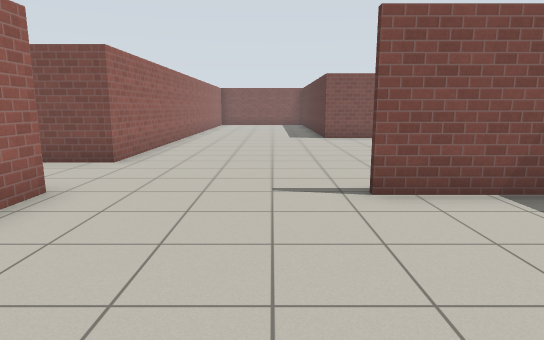
View 1 (above)

19 first-person views from a walk through a world built for the Gazebo simulator. The camera is 1.2 m above the floor, tilts 10° down and sees 75° across. The floor is counted in squares, 1 m on a side. Each view is taken from the middle of a square. On the plan, view 1 faces up. The plan holds only what a view shows up to about 14 squares ahead; the rest is blank. Gazebo's built-in surfaces are drawn with simple patterns.

View 2
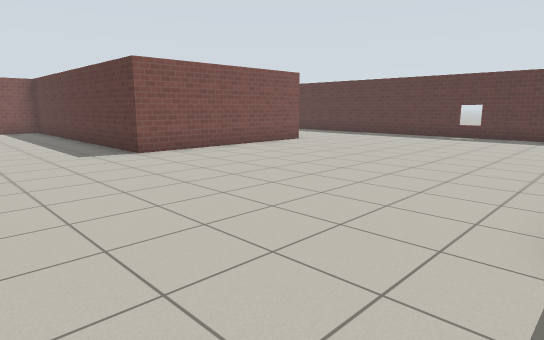

View 3
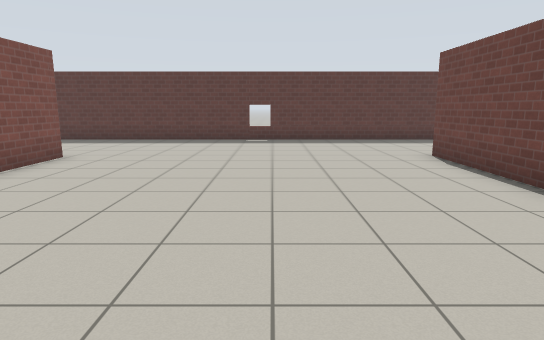

View 4
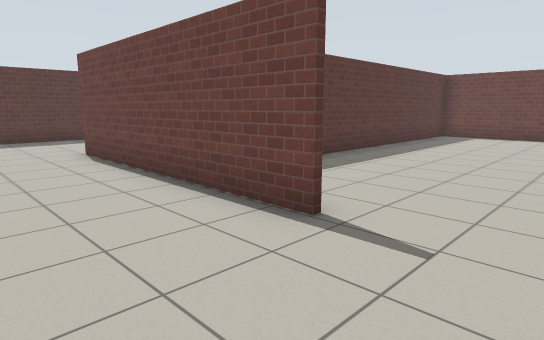

View 5
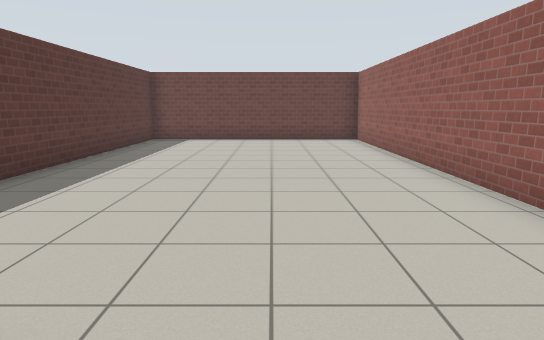

View 6
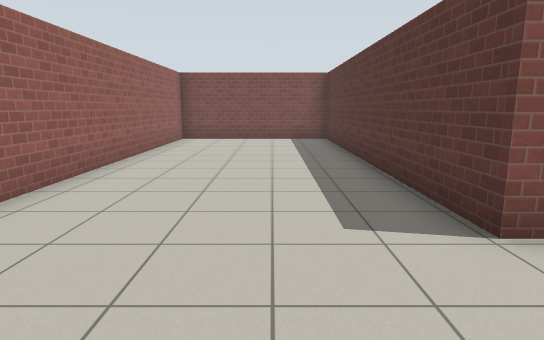

View 7
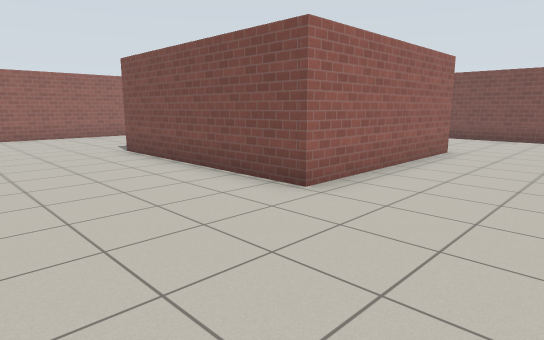

View 8
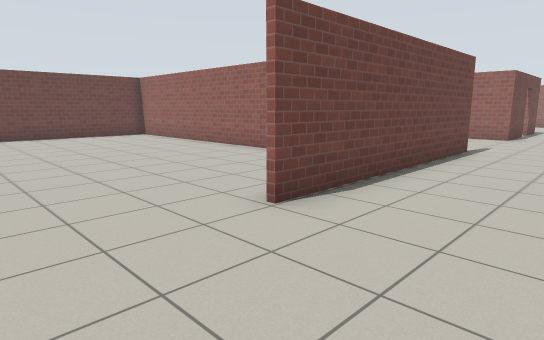

View 9
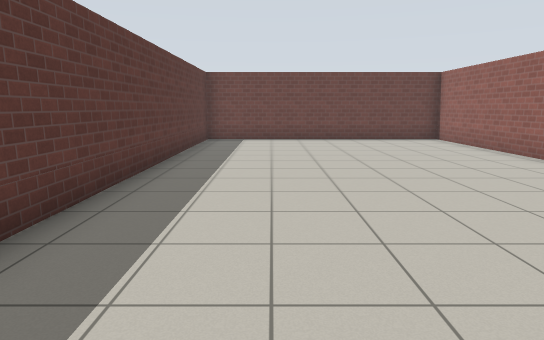

View 10
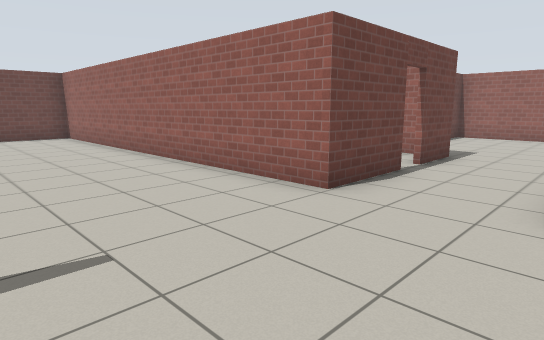

View 11
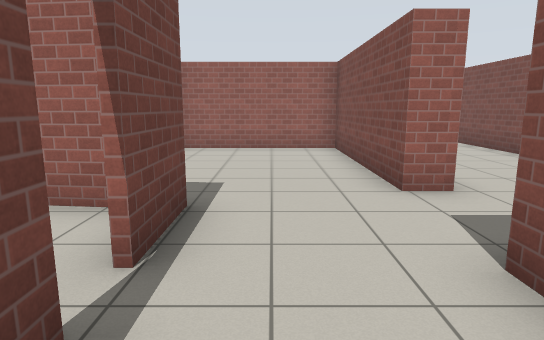

View 12
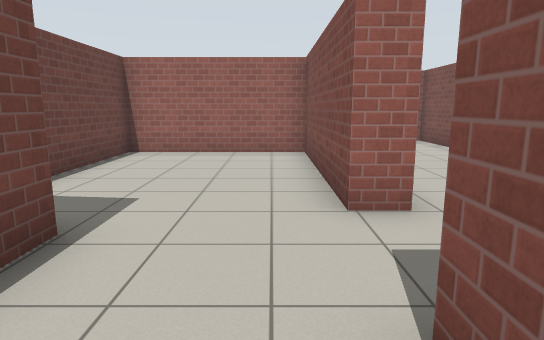

View 13
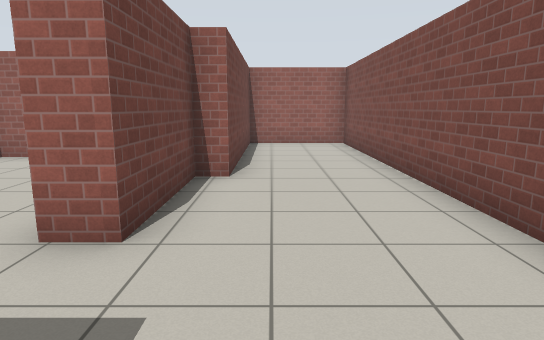

View 14
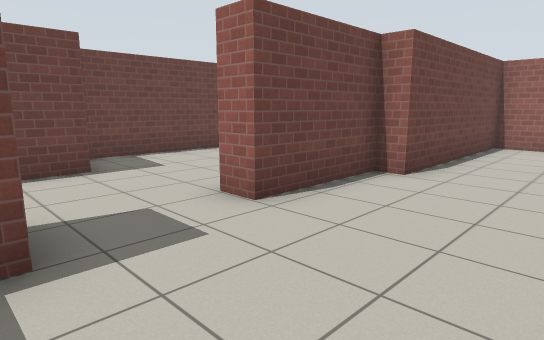

View 15
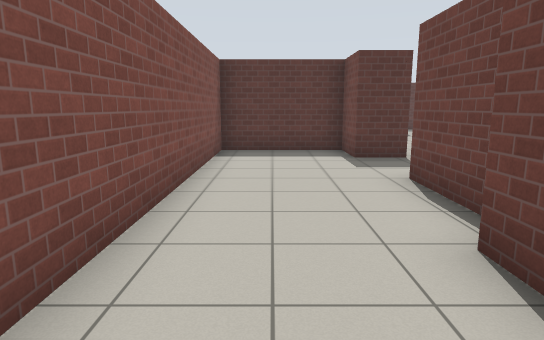

View 16
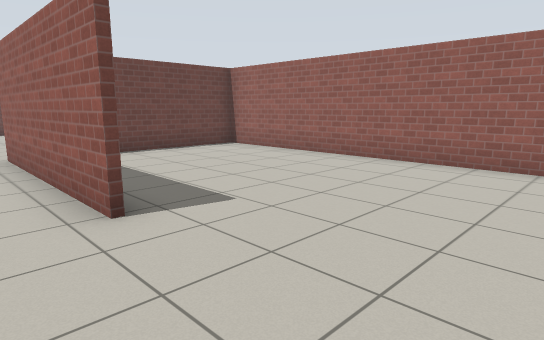

View 17
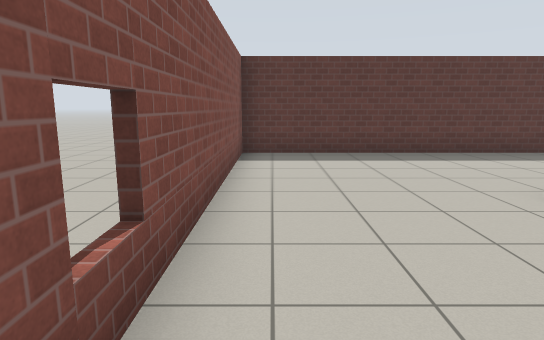

View 18
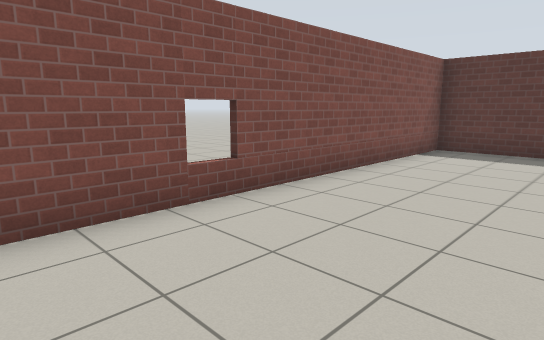

View 19
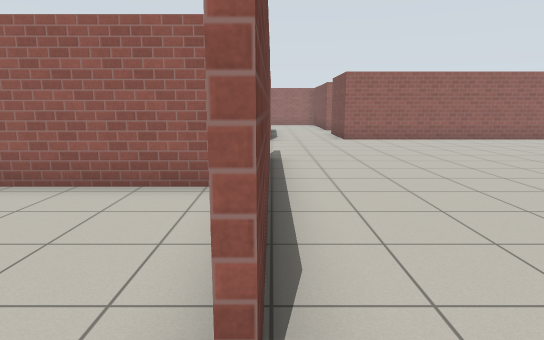

### Floor plan
Ten units are one square. View 1 is at (0, 0); x grows to the right and y downward. Boxes are objects, and circles mark ways between rooms. Rooms are numbered by the first view taken in them; rooms with no view inside come last. Other rooms are left out.
<svg viewBox="-186 -253 326 336">
<path fill="none" stroke="#000" d="M39 -48 14 -48M47 -41 47 78M14 -49 90 -49M-32 -49 -32 77 135 77 135 -248 34 -248M86 -203 86 -141 21 -141 21 -248 -35 -248 -35 -77M23 -231 23 -143 62 -143M45 78 45 -6M-83 -49 -65 -49M-56 -49 -32 -49M-35 -77 -65 -77 -65 -90 -49 -90 -49 -124 -181 -124 -181 -92 -121 -92 -121 -86 -90 -86 -90 -77M-146 -80 -146 -31 -88 -31M-90 -77 -147 -77"/>
<circle cx="-40" cy="-65" r="3" fill="#2a7"/>
<circle cx="-85" cy="-65" r="3" fill="#2a7"/>
<text x="50" y="-90">1</text>
<text x="-100" y="-100">2</text>
<text x="-120" y="-50">3</text>
</svg>
Room 1 opens to room 2. Room 2 opens to room 3.

Where each view was taken, in squares from view 1:
view 1: 0 up, 0 right, facing up
view 2: 5 up, 2 left, facing up-right
view 3: 9 up, 0 right, facing right
view 4: 8 up, 1 left, facing down-right
view 5: 6 up, 0 right, facing down
view 6: 11 up, 0 right, facing up
view 7: 10 up, 12 right, facing up-left
view 8: 8 up, 12 right, facing down-left
view 9: 6 up, 11 right, facing down
view 10: 8 up, 1 right, facing down-left
view 11: 6 up, 4 left, facing left
view 12: 7 up, 5 left, facing left
view 13: 10 up, 6 left, facing left
view 14: 12 up, 6 left, facing down-left
view 15: 11 up, 15 left, facing right
view 16: 24 up, 10 right, facing down-left
view 17: 24 up, 4 right, facing right
view 18: 21 up, 3 right, facing up-right
view 19: 5 up, 10 right, facing left
